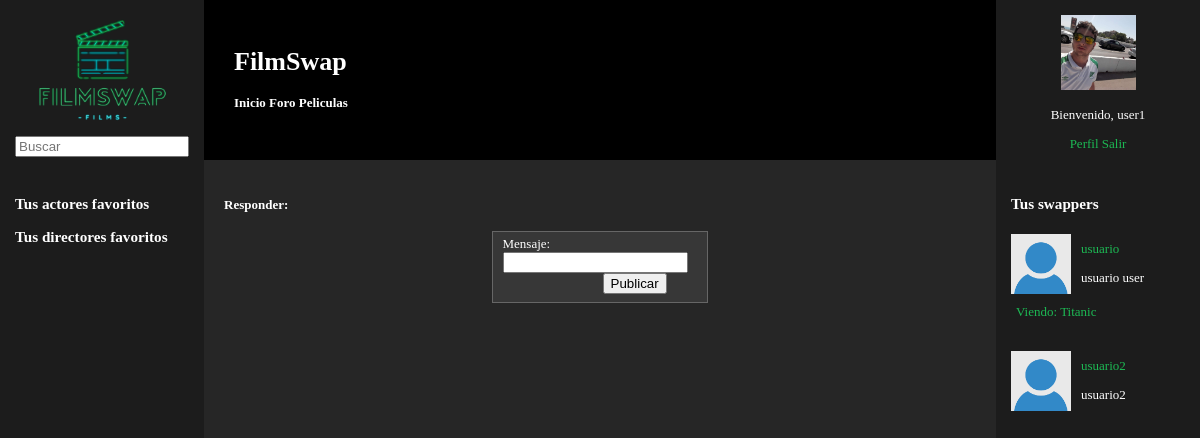
Page /eventoTema.php (signed in) on the committed database.
### tables this page shows
CREATE TABLE `usuarios` (
  `user` varchar(25) NOT NULL,
  `password` varchar(255) NOT NULL,
  `name` varchar(45) DEFAULT NULL,
  `image` varchar(45) NOT NULL DEFAULT 'user_logged.png',
  `date_joined` date NOT NULL,
  `watching` int(11) DEFAULT NULL,
  `admin` tinyint(4) NOT NULL DEFAULT 0,
  `content_manager` tinyint(4) NOT NULL DEFAULT 0,
  `moderator` tinyint(4) NOT NULL DEFAULT 0
);

CREATE TABLE `peliculas` (
  `id` int(11) NOT NULL,
  `title` varchar(45) NOT NULL,
  `image` varchar(45) NOT NULL DEFAULT 'film_default.jpg',
  `date_released` date NOT NULL,
  `duration` int(11) NOT NULL,
  `country` varchar(45) DEFAULT NULL,
  `plot` longtext NOT NULL,
  `rating` decimal(10,2) DEFAULT 0.00
);

### includes/Usuario.php (called while the page is built, shortened)
<?php
class Usuario
{
	public static function buscaAmigosPorUser($user, $limit=NULL)
	{
		$result = [];
        $app = Aplicacion::getSingleton();
        $conn = $app->conexionBd();
		$query = sprintf("SELECT u2.* FROM amigos u JOIN usuarios u1 ON u1.user = u.user JOIN usuarios u2 ON u2.user = u.friend WHERE u1.user = '%s'", $conn->real_escape_string($user));
		if($limit) {
		  $query = $query . ' LIMIT %d';
		  $query = sprintf($query, $limit);
		}
		$rs = $conn->query($query);
		if ($rs) {
		  while($fila = $rs->fetch_assoc()) {
			$result[] = new Usuario($fila['user'], $fila['password'], $fila['name'], $fila['image'], $fila['date_joined'], $fila['watching'], $fila['admin'], $fila['content_manager'], $fila['moderator']);
		  }
		}
		return $result;
	}
    private $user;
	private $name;
    private $image;
	private $film;
    private function __construct($user, $password, $name, $image, $date_joined, $watching, $admin, $content_manager, $moderator)
    {
        $this->user= $user;
        $this->name = $name;
        $this->image = $image;
        $this->watching = $watching;
		$this->film = Pelicula::buscaPorId($this->watching);
    }
    public function film()
    {
        return $this->film;
    }
    public function user()
    {
        return $this->user;
    }
    public function name()
    {
        return $this->name;
    }
    public function image()
    {
        return $this->image;
    }
}

### includes/Pelicula.php (called while the page is built, shortened)
<?php
class Pelicula
{
	public static function buscaPorId ($id)
    {
        $app = Aplicacion::getSingleton();
        $conn = $app->conexionBd();
        $query = sprintf("SELECT * FROM peliculas WHERE id = %d", $id);
        $rs = $conn->query($query);
        $result = false;
        if ($rs) {
            if ( $rs->num_rows == 1) {
                $fila = $rs->fetch_assoc();
                $pelicula = new Pelicula($fila['id'], $fila['title'], $fila['image'], $fila['date_released'], $fila['duration'], $fila['country'], $fila['plot'], $fila['rating']);
                $result = $pelicula;
            }
        } else {
            echo "Error al consultar en la BD: (" . $conn->errno . ") " . utf8_encode($conn->error);
            exit();
        }
        return $result;
    }
    private function __construct($id, $title, $image, $date_released, $duration, $country, $plot, $rating)
    {
        $this->genres = Genero::buscaPorPeliId($id);
        $this->actors = ActorDirector::buscaActorPorPeliId($id);
        $this->directors = ActorDirector::buscaDirectorPorPeliId($id);
        $this->plataformas = Plataforma::buscaPlataformaPorIdPelicula($id);
    }
}

### includes/Genero.php (called while the page is built, shortened)
<?php
class Genero
{
	public static function buscaPorPeliId ($id)
    {
        $app = Aplicacion::getSingleton();
        $conn = $app->conexionBd();
        $query = sprintf("SELECT g.* FROM generos g JOIN peliculas_generos pg ON g.id = pg.genre_id WHERE pg.film_id = '%d'", $id);
        $rs = $conn->query($query);
        $result = false;
		if ($rs) {
		  while($fila = $rs->fetch_assoc()) {
			$result[] = new Genero($fila['id'], $fila['name']);
		  }
		}
		return $result;
    }
}

### includes/ActorDirector.php (called while the page is built, shortened)
<?php
class ActorDirector
{
	public static function buscaActorPorPeliId ($id)
    {
        $app = Aplicacion::getSingleton();
        $conn = $app->conexionBd();
        $query = sprintf("SELECT ad.* FROM actores_directores ad JOIN peliculas_actores_directores pad ON ad.id = pad.actor_director_id WHERE pad.film_id = %d AND ad.actor_director = 0", $id);
        $rs = $conn->query($query);
        $result = false;
		if ($rs) {
		  while($fila = $rs->fetch_assoc()) {
			$result[] = new ActorDirector($fila['id'], $fila['actor_director'], $fila['name'], $fila['description'], $fila['birth_date'], $fila['nationality'], $fila['image']);
		  }
		}
		return $result;
    }
	public static function buscaDirectorPorPeliId ($id)
    {
        $app = Aplicacion::getSingleton();
        $conn = $app->conexionBd();
        $query = sprintf("SELECT ad.* FROM actores_directores ad JOIN peliculas_actores_directores pad ON ad.id = pad.actor_director_id WHERE pad.film_id = %d AND ad.actor_director = 1", $id);
        $rs = $conn->query($query);
        $result = false;
		if ($rs) {
		  while($fila = $rs->fetch_assoc()) {
			$result[] = new ActorDirector($fila['id'], $fila['actor_director'], $fila['name'], $fila['description'], $fila['birth_date'], $fila['nationality'], $fila['image']);
		  }
		}
		return $result;
    }
}

### includes/Plataforma.php (called while the page is built, shortened)
<?php
class Plataforma
{
    public static function buscaPlataformaPorIdPelicula($id)
    {
        $app = Aplicacion::getSingleton();
        $conn = $app->conexionBd();
        $query = sprintf("SELECT p.* FROM plataformas p JOIN peliculas_plataformas pp ON p.id = pp.plataforma WHERE pp.pelicula = '%d'", $id);
        $rs = $conn->query($query);
        $result = false;
		if ($rs) {
		  while($fila = $rs->fetch_assoc()) {
			$result[] = new Plataforma($fila['id'], $fila['nombre'], $fila['image']);
		  }
		}
		return $result;
    }
}

### includes/usuarios.php (the view, shortened to what this page needs)
<?php
class usuarios
{
	function listaAmigos($user = NULL, $limit = NULL)
	{
		$html = '<div>';
		$usuarios = Usuario::buscaAmigosPorUser($user, $limit);
		foreach($usuarios as $usuario) {
			$href = './usuarios.php?id=' . $usuario->user();
			$html .= '<div class="div-usuarios">';
			$html .= '<div class="usuarios">';
			$html .= "<img id=\"prof_pic\" src=\"img/usuarios/{$usuario->image()}\" alt=\"user\" width=\"60\" height=\"60\">";
			$html .= '<div>';
			$html .= "<p><a href=\"$href\">{$usuario->user()} </a></p>";
			$html .= "<p>{$usuario->name()} </p>";
			$html .= '</div>';
			$html .= '</div>';
			$html .= '<div>';
			$peliculaWatching = $usuario->film();
			if ($peliculaWatching) {
				$html .= "<p><a href=> Viendo: {$peliculaWatching->title()} </a></p>";
			}
			$html .= '</div>';
			$html .= '</div>';
		}
		$html .= '</div>';
		return $html;
	}
}

### estilo.css (style rules this page uses)
html { height: 100%; }
body { display: flex; background-color: #262626; margin: 0px; padding: 0px; min-height: -webkit-fill-available; font-size: small; }
a { color: #1DB954; text-decoration: none; }
#prof_pic { float: center; }
.usuarios { display: flex; align-content: center; align-items: center; }
.usuarios > div > p { padding-left: 10px; }
.div-usuarios { display: flex; flex-direction: column; margin-bottom: 20px; }
.div-usuarios > div > p { margin: 0; padding: 5px; }

### rows in the picture
usuarios: image (picture), user "usuario", name "usuario user", watching.title "Titanic"
usuarios: image (picture), user "usuario2", name "usuario2"

### other values in the picture
$_SESSION["nombre"] "user1"
